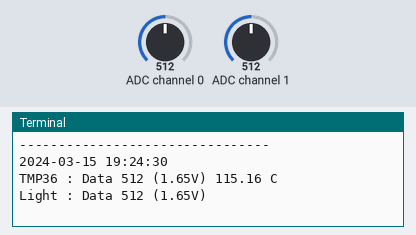
A program run on a simulated Raspberry Pi (BCM pin numbers). Shown: the last lines printed to the terminal. Inputs (shaded band) come from the test bench; at power-on: ADC channel 0 = 512, ADC channel 1 = 512 (analog values on the 0–1023 scale). No MQTT or app messages arrive unless stated; the clock reads 2024-03-15 10:24:30 at power-on unless the program sets it.

Above: at 1.3 s.
1.4 s: ADC channel 0 set to 716
At 6.0 s:
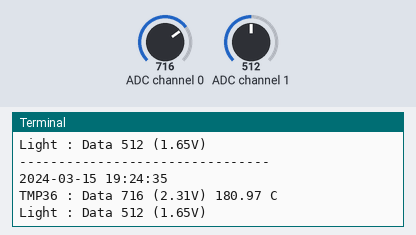
7.4 s: ADC channel 1 set to 716
At 11.7 s:
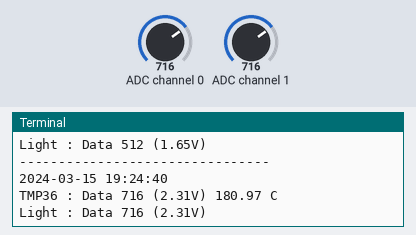
13.4 s: ADC channel 0 set to 900
At 16.1 s:
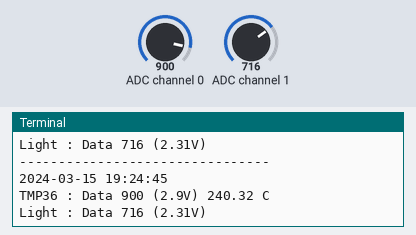
19.4 s: ADC channel 1 set to 900
At 20.6 s:
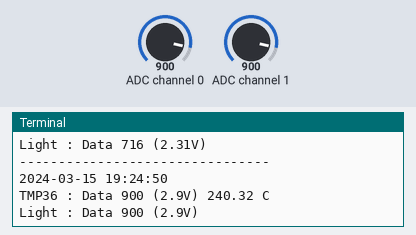
Timing chart, 0 to 22.4 s (numbered marks = the images above; inputs shaded):
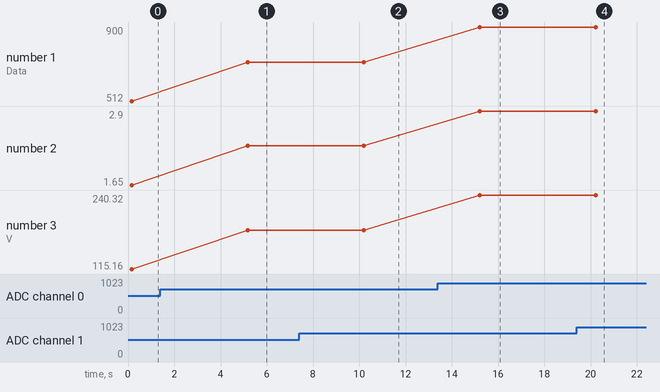

Measured:
- after the input at 1.4 s, the terminal: prints a new line after 3.8 s (image 1)
- after the input at 7.4 s, the terminal: prints a new line after 2.8 s (image 2)
- after the input at 13.4 s, the terminal: prints a new line after 1.8 s (image 3)
- after the input at 19.4 s, the terminal: prints a new line after 0.83 s (image 4)
- plotted number 1: 512 → 716 after the input at 1.4 s, 716 → 900 after the input at 13.4 s
- plotted number 2: 1.65 → 2.31 after the input at 1.4 s, 2.31 → 2.9 after the input at 13.4 s
- plotted number 3: 115.16 → 180.97 after the input at 1.4 s, 180.97 → 240.32 after the input at 13.4 s

The program:

RaspMQTT.py
```python
import spidev
import time
import os
import paho.mqtt.client as mqtt

spi = spidev.SpiDev()
spi.open(0,0)

def ReadAdc(chNum):
 if chNum > 7 or chNum < 0:
  return -1
 adc = spi.xfer2([1, (8+chNum) << 4, 0])
 data = ((adc[1] & 3) << 8) + adc[2]
 return data

def ConvertVolt(data, places):
 volt = (data * 3.3) / float(1023)
 volt = round(volt, places)
 return volt

def ConvertTMP36(data, places):
 temp =((data * 330) / float(1023)) - 50
 temp = round(temp, places)
 return temp

delay = 5 #data transfer delay = 5 sec
execute_time = 60 # execution time = 60 sec
temp_channel = 0 # tmp using ch.0 of MCP
light_channel = 1 # cds using ch.1 of MCP
broker="broker's IP"
publisher = mqtt.Client("Rasp")
publisher.connect(broker)
start_time=time.time()
while True:

 print "--------------------------------"

 temp_level = ReadAdc(temp_channel)
 temp_volt = ConvertVolt(temp_level,2)
 temp = ConvertTMP36(temp_level,2)
 times = time.localtime(time.time()+32400)
 tstr = time.strftime("%Y-%m-%d %H:%M:%S", times)
 print(tstr)
 publisher.publish("CLK",tstr)
 print("TMP36 : Data {} ({}V) {} C".format(temp_level, temp_volt, temp))
 temp_str=`temp`
 publisher.publish("TMP",temp_str)
 light_level = ReadAdc(light_channel)
 light_volt = ConvertVolt(light_level,2)
 print("Light : Data {} ({}V)".format(light_level, light_volt))
 light_str=`light_level`
 publisher.publish("CDS",light_str)
 time.sleep(delay)
 curr_time=time.time()
 if (curr_time - start_time) > execute_time :
  publisher.publish("Exit","off")
  break
 os.system('clear')
print("time out" + '\n')
```
